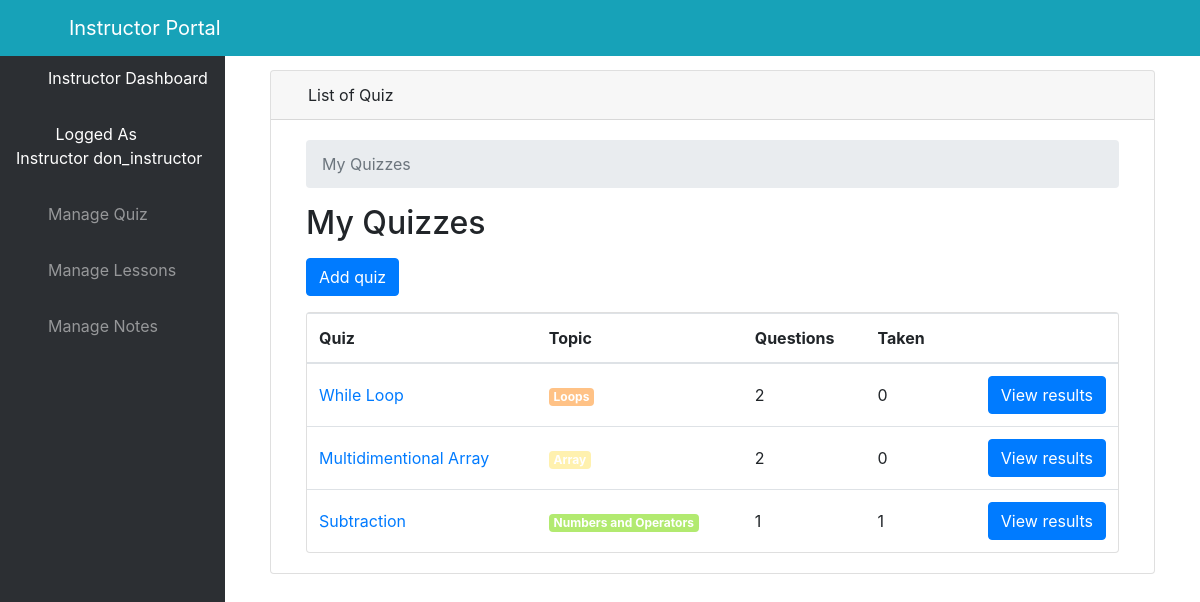
Page /llist_quiz/ (signed in) on the earlier database version.
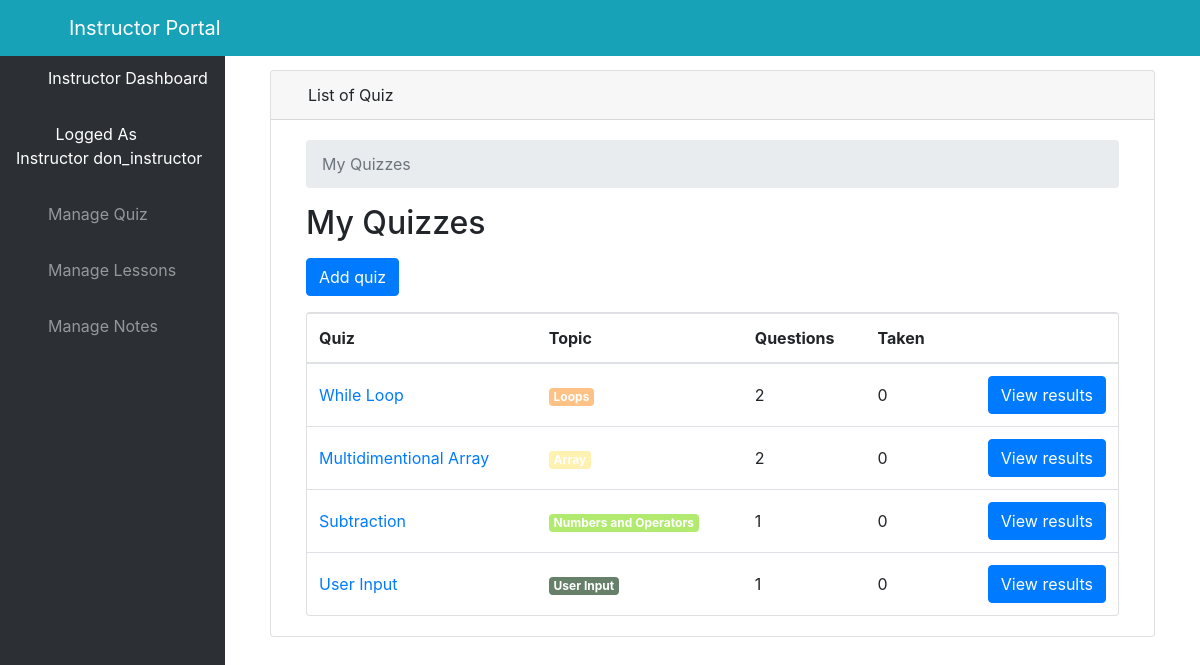
Same page on the later database version.
### elearn/models.py (models this page shows, shortened)
class Quiz(models.Model):
    owner = models.ForeignKey(User, on_delete=models.CASCADE, related_name='quizzes')
    name = models.CharField(max_length=255)
    course = models.ForeignKey(Course, on_delete=models.CASCADE, related_name='quizzes')
    requiredprogress = models.IntegerField(default=0)

class Course(models.Model):
    name = models.CharField(max_length=30)
    color = models.CharField(max_length=7, default='#007bff')
    def get_html_badge(self):
        name = escape(self.name)
        color = escape(self.color)
        html = '<span class="badge badge-primary" style="background-color: %s">%s</span>' % (color, name)
        return mark_safe(html)

### elearn/views.py (the view)
# urls.py: path('llist_quiz/', views.QuizListView.as_view(), name='quiz_change_list'),
class QuizListView(ListView):
    model = Quiz
    ordering = ['name']
    context_object_name = 'quizzes'
    template_name = 'dashboard/instructor/quiz_change_list.html'
    def get_queryset(self):
        queryset = self.request.user.quizzes \
            .select_related('course') \
            .annotate(questions_count=Count('questions', distinct=True)) \
            .annotate(taken_count=Count('taken_quizzes', distinct=True))
        return queryset

### elearn/templates/dashboard/instructor/quiz_change_list.html (shortened to what this page needs)
{% extends 'dashboard/instructor/base.html' %}
{% block body %}
    <div class="container-fluid">
    <div class="row">
    <div class="col-12 mb-3">
    <div class="col-12 mb-3">
    <div id="content-wrapper" style="padding-top: 20px">
    <div class="container-fluid">
    <div class="card mb-3">
    <div class="card-header">
        <i class="fas fa-table text-primary"></i>
        List of Quiz
    </div>
    <div class="card-body">
    <div class="col-sm-12">
    <nav aria-label="breadcrumb">
        <ol class="breadcrumb">
            <li class="breadcrumb-item active" aria-current="page">My Quizzes</li>
        </ol>
    </nav>
    <h2 class="mb-3">My Quizzes</h2>
    <a href="{% url 'quiz_add' %}" class="btn btn-primary mb-3" role="button">Add quiz</a>
    <div class="card">
        <table class="table mb-0">
            <thead>
            <tr>
                <th>Quiz</th>
                <th>Topic</th>
                <th>Questions</th>
                <th>Taken</th>
                <th></th>
            </tr>
            </thead>
            <tbody>
            {% for quiz in quizzes %}
                <tr>
                    <td class="align-middle"><a href="{% url 'quiz_change' quiz.pk %}">{{ quiz.name }}</a></td>
                    <td class="align-middle">{{ quiz.course.get_html_badge }}</td>
                    <td class="align-middle">{{ quiz.questions_count }}</td>
                    <td class="align-middle">{{ quiz.taken_count }}</td>
                    <td class="text-right">
                        <a href="{% url 'quiz_results' quiz.pk %}" class="btn btn-primary">View results</a>
                    </td>
                </tr>
            {% empty %}
                <tr>
                    <td class="bg-light text-center font-italic" colspan="5">You haven't created any quiz yet.</td>
                </tr>
            {% endfor %}
            </tbody>
        </table>
    </div>
{% endblock body %}

Differences in the rows shown:
computed for Quiz "Subtraction": taken_count "1" → "0"
added Quiz: name "User Input", course.get_html_badge "User Input", questions_count "1", taken_count "0"
